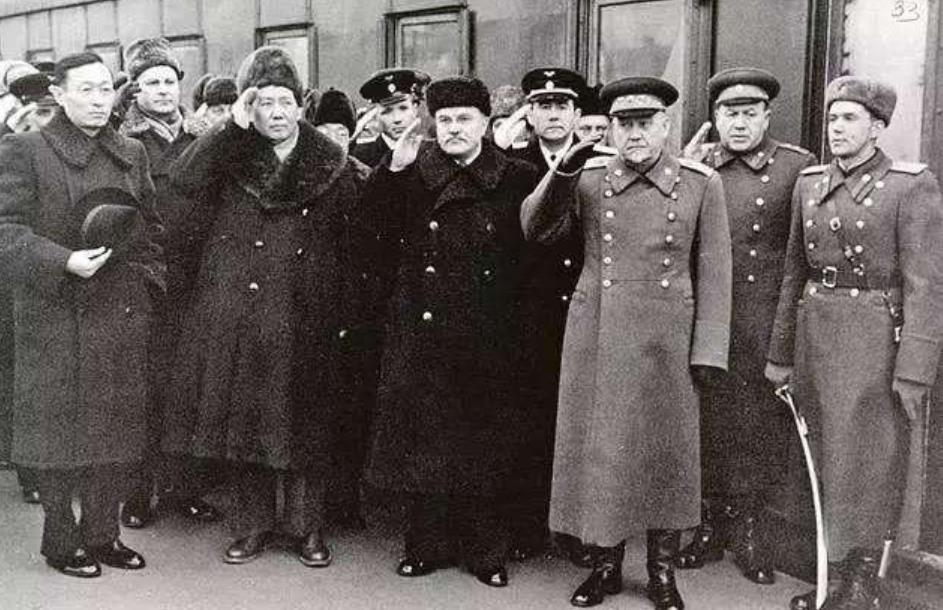
#> input picture python_pycharm/Image/LENIN3.jpg, 943 x 610 px, found by its file name
$ python py_opencv_faceReco_copy.py
#> lines starting #> are read from the running program, lines starting #| are printed output that depends on the picture; after the words box and inside, x2 and y2 are one past the last pixel; in counts of white or black regions, pixels touching at a corner belong together
"""
    人脸识别

    眼睛， 眉毛， 鼻子 嘴巴
    级联分类器

"""
import copy
import cv2


class FaceDetect:
    def __init__(self):
        # 初始化定义人脸矩形列表
        self.faceRects = None
        # 创建一个级联分类器,用来识别人脸使用
        #
        self.faceImg = cv2.imread(r".\Image\LENIN3.jpg")
#> self.faceImg is the input picture: shape (610, 943, 3); mean B, G, R 92.7, 94.3, 101.7
        self.classifier = cv2.CascadeClassifier()
        # 加载特征文件
        self.classifier.load(r"F:\anaconda3\envs\py37\Lib\site-packages\cv2\data\haarcascade_frontalface_alt.xml")

    # 人脸矩形区域绘制
    def face_detect(self):
        face_img = self.faceImg
        classifier = self.classifier
        # 识别图像中的人脸  返回矩形区域  使用列表进行存储
        self.faceRects = classifier.detectMultiScale(face_img)
#> self.faceRects = [[814, 98, 53, 53], [138, 64, 48, 48], [252, 84, 51, 51], [374, 92, 46, 46], [713, 91, 57, 57], [428, 99, 54, 54], [68, 67, 58, 58], [530, 87, 50, 50], [608, 102, 56, 56]]
        # 绘制人脸矩形
        for x, y, w, h in self.faceRects:
            cv2.rectangle(face_img, (x, y), (x + w, y + h), color=(255, 255, 0), thickness=1)
#> this loop made 9 passes
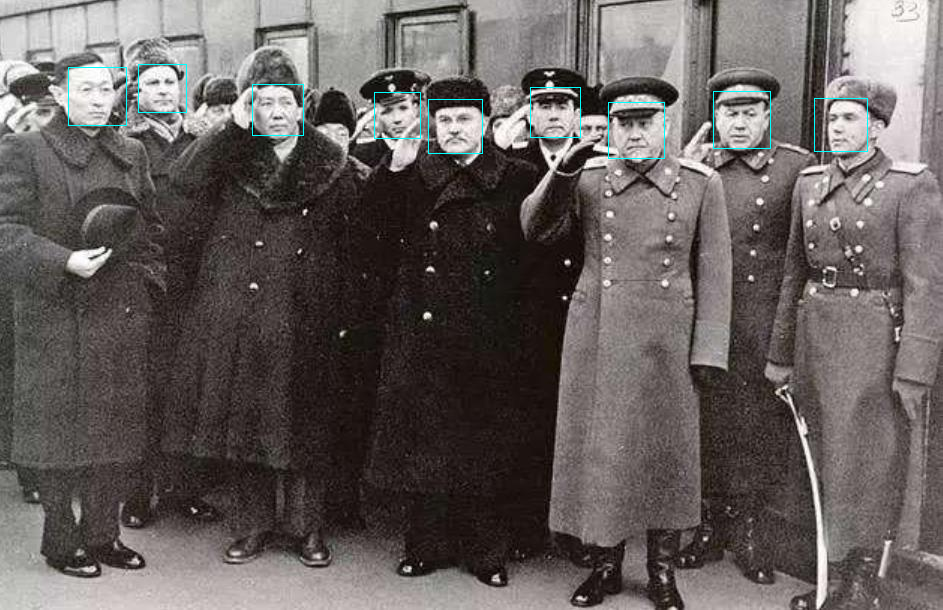
#> face_img: shape (610, 943, 3); 0.33% of pixels changed, all inside (x1, y1, x2, y2) = (68, 64, 868, 159)
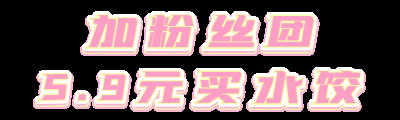
#> input picture python_pycharm/Image/logo.png, 400 x 120 px
#> further down, logo is the input picture: shape (120, 400, 3); mean B, G, R 93.4, 91.7, 112.5
        # 显示face_img
        cv2.imshow('img', face_img)
        cv2.waitKey(0)
        cv2.destroyAllWindows()

    # 绘制logo
    def draw_logo(self, logo_img):
        face_rects = self.faceRects
#> face_rects has the same summary as self.faceRects in face_detect
        print(face_rects)
#| [[814  98  53  53]
#|  [138  64  48  48]
#|  [252  84  51  51]
#|  [374  92  46  46]
#|  [713  91  57  57]
#|  [428  99  54  54]
#|  [ 68  67  58  58]
#|  [530  87  50  50]
#|  [608 102  56  56]]
        face_img = self.faceImg
        cv2.imshow("img", face_img)
        # 计算图像的缩放比例
        ratio = logo.shape[0] / logo.shape[1]
#> ratio = 0.3
        small_logo = None
        for face_rect in face_rects:
            face_x = face_rect[0]
            face_y = face_rect[1]
            face_w = face_rect[2]
            face_h = int(face_rect[3] * ratio)
            # 因为图像比较大,需要缩放
            small_logo = cv2.resize(logo, dsize=(face_w, face_h))
            small_logo_w, small_logo_h = small_logo.shape[:2]
            print(face_img.shape)
            # print(small_logo.shape)
            # cv2.imshow("logo", small_logo)
            for row in range(small_logo_w):
                for col in range(small_logo_h):
                    face_img[face_y - small_logo_w + row, face_x + col] = small_logo[row, col]  # 注意：图像和数组维度位置的区别
#> this loop made 9 passes
#> (face_rect, face_x, face_y, face_w, face_h, small_logo_w, small_logo_h) on passes 1 to 9: ([814, 98, 53, 53], 814, 98, 53, 15, 15, 53), ([138, 64, 48, 48], 138, 64, 48, 14, 14, 48), ([252, 84, 51, 51], 252, 84, 51, 15, 15, 51), ([374, 92, 46, 46], 374, 92, 46, 13, 13, 46), ([713, 91, 57, 57], 713, 91, 57, 17, 17, 57), ([428, 99, 54, 54], 428, 99, 54, 16, 16, 54), ([68, 67, 58, 58], 68, 67, 58, 17, 17, 58), ([530, 87, 50, 50], 530, 87, 50, 15, 15, 50), ([608, 102, 56, 56], 608, 102, 56, 16, 16, 56)
#| (610, 943, 3)
#| (610, 943, 3)
#| (610, 943, 3)
#| (610, 943, 3)
#| (610, 943, 3)
#| (610, 943, 3)
#| (610, 943, 3)
#| (610, 943, 3)
#> (further printed lines are left out)
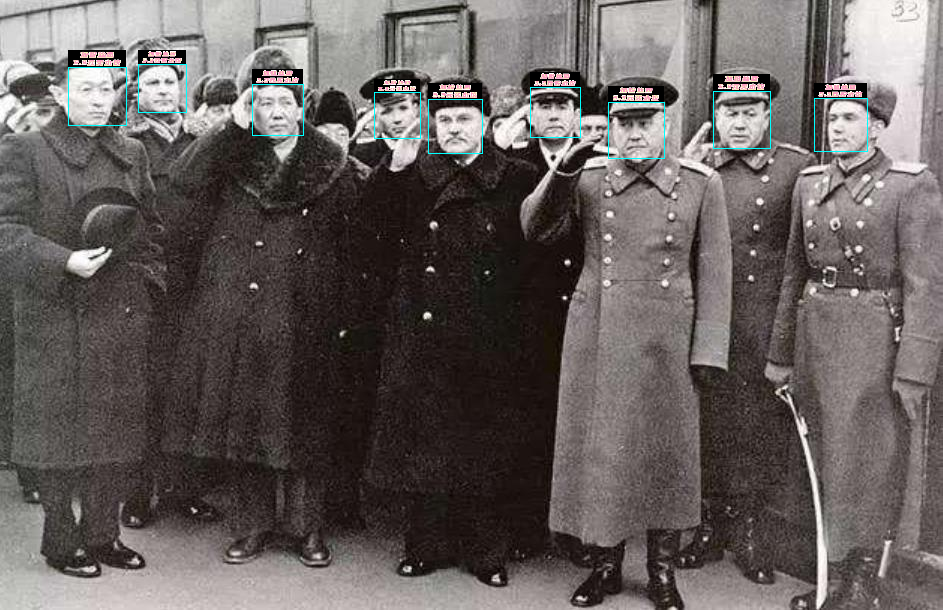
#> face_img: shape (610, 943, 3); 1.27% of pixels changed, all inside (x1, y1, x2, y2) = (68, 50, 867, 102)
        # cv2.imshow('smallLogo', smallLogo)
        # cv2.waitKey(0)
        # cv2.destroyAllWindows()
        cv2.imshow('img', face_img)
        cv2.waitKey(0)
        cv2.destroyAllWindows()


faceDetect = FaceDetect()
faceDetect.face_detect()
logo = cv2.imread("./Image/logo.png")
faceDetect.draw_logo(logo)
